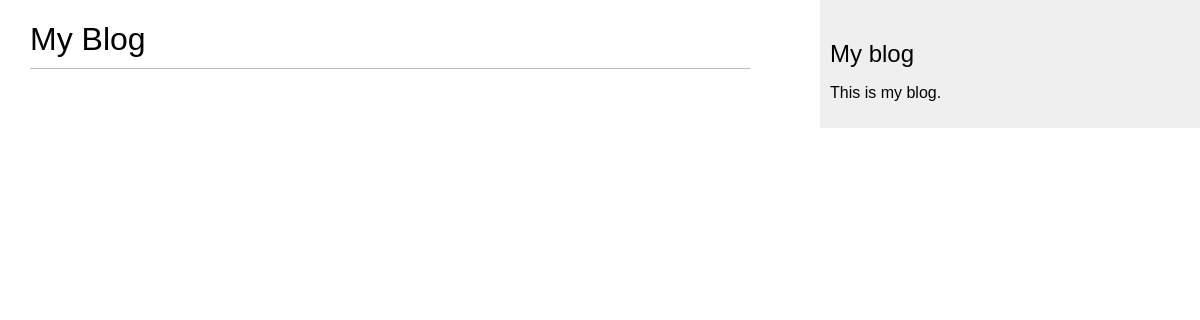
The page /blog/ on the database as committed earlier.
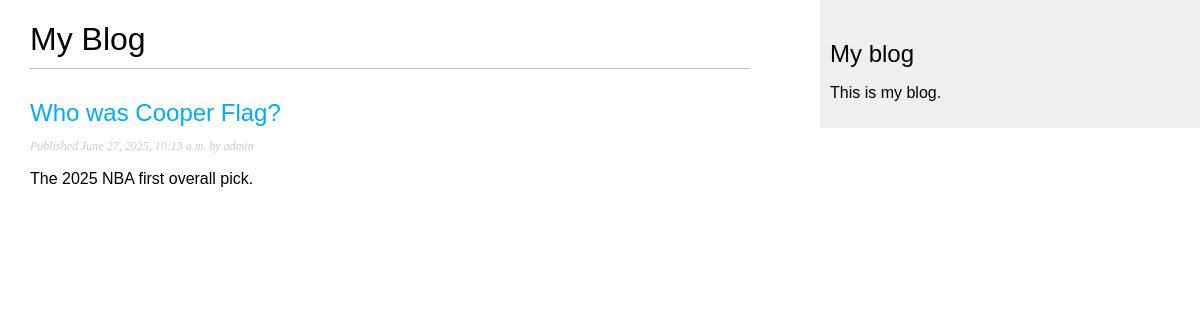
The same page on the database as committed later.
### blog/models.py (models this page shows, shortened)
class Post(models.Model):
    class Status(models.TextChoices):
        DRAFT = "DF", "Draft"
        PUBLISHED = "PB", "Published"
    title = models.CharField(max_length=250)
    slug = models.SlugField(max_length=250)
    body = models.TextField()
    author = models.ForeignKey(
        settings.AUTH_USER_MODEL,
        on_delete=models.CASCADE,
        related_name="blog_posts",
    )
    publish = models.DateTimeField(default=timezone.now)
    created = models.DateTimeField(auto_now_add=True)
    updated = models.DateTimeField(auto_now=True)
    status = models.CharField(
        max_length=2,
        choices=Status,
        default=Status.DRAFT,
    )
    objects = models.Manager() # default manager
    published = PublishedManager() # Our custom manager
    class Meta:
        ordering = ["-publish"]
        indexes = [
            models.Index(fields=["-publish"]),
        ]

### blog/views.py (the view)
# urls.py: path("", views.post_list, name="post_list"),
def post_list(request):
    posts = Post.published.all()
    return render(request, "blog/post/list.html", {"posts": posts})

### blog/models.py (called while the page is built)
    def get_queryset(self):
        return super().get_queryset().filter(status=Post.Status.PUBLISHED)

### blog/templates/blog/post/list.html (shortened to what this page needs)
{% extends "blog/base.html" %}
{% block content %}
  <h1>My Blog</h1>
  {% for post in posts %}
    <h2>
      <a href="{% url 'blog:post_detail' post.id %}">
        {{ post.title }}
      </a>
    </h2>
    <p class="date">
      Published {{ post.publish }} by {{ post.author }}
    </p>
    {{ post.body|truncatewords:30|linebreaks }}
  {% endfor %}
{% endblock %}

### blog/templates/blog/base.html (shortened to what this page needs)
{% load static %}
<!DOCTYPE html>
<html>
<head>
  <link href="{% static 'css/blog.css' %}" rel="stylesheet">
</head>
<body>
  <div id="content">
    {% block content %}
    {% endblock %}
  </div>
  <div id="sidebar">
    <h2>My blog</h2>
    <p>This is my blog.</p>
  </div>
</body>
</html>

### blog/static/css/blog.css (style rules this page uses)
body { margin:0; padding:0; font-family:helvetica, sans-serif; }
a { color:#00abff; text-decoration:none; }
h1 { font-weight:normal; border-bottom:1px solid #bbb; padding:0 0 10px 0; }
h2 { font-weight:normal; margin:30px 0 0; }
#content { float:left; width:60%; padding:0 0 0 30px; }
#sidebar { float:right; width:30%; padding:10px; background:#efefef; height:100%; }
p.date { color:#ccc; font-family: georgia, serif; font-size: 12px; font-style: italic; }

Rows that differ between the two databases and show on the page:
added Post: title "Who was Cooper Flag?", publish "June 27, 2025, 10:13 a.m.", author "admin", body "The 2025 NBA first overall pick."
